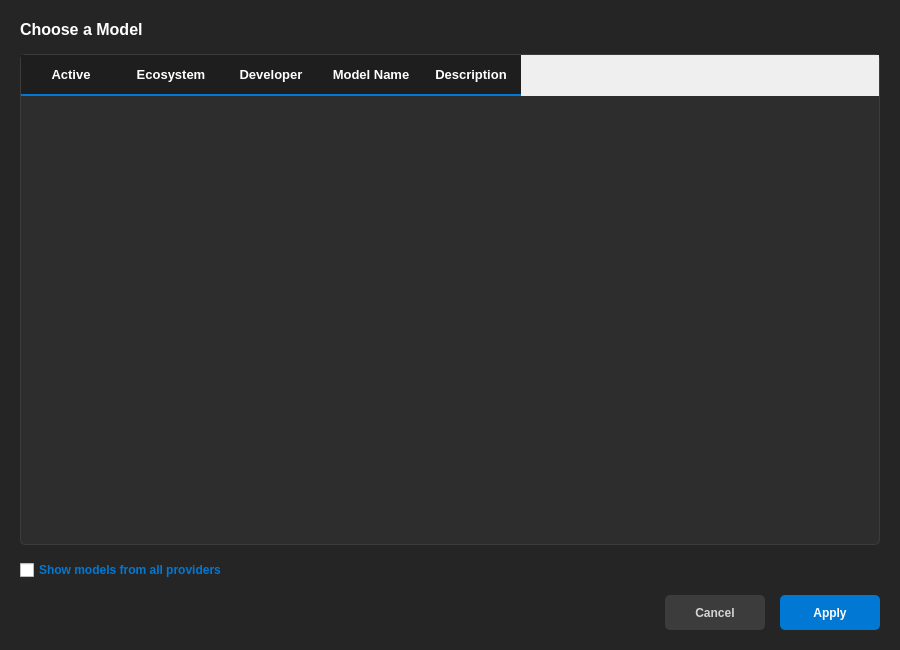
<?xml version="1.0" encoding="UTF-8"?>
<ui version="4.0">
 <class>ModelPopupDialog</class>
 <widget class="QDialog" name="ModelPopupDialog">
  <property name="geometry">
   <rect>
    <x>0</x>
    <y>0</y>
    <width>900</width>
    <height>650</height>
   </rect>
  </property>
  <property name="windowTitle">
   <string>Select a Model</string>
  </property>
  <property name="styleSheet">
   <string notr="true">QDialog {
    background-color: #252526;
    color: #d4d4d4;
}
QLabel {
    color: #ffffff;
    font-size: 16px;
    font-weight: bold;
}
/* TABLE STYLING */
QTableWidget {
    background-color: #2d2d2d;
    alternate-background-color: #252526;
    color: #d4d4d4;
    border: 1px solid #3c3c3c;
    border-radius: 5px;
    font-size: 13px;
    gridline-color: #3c3c3c;
}
QTableWidget::item {
    padding: 10px;
    border-bottom: 1px solid #3c3c3c;
}
/* THIS IS THE BLUE HIGHLIGHT WHEN YOU CLICK A ROW */
QTableWidget::item:selected {
    background-color: #0078d4;
    color: white;
}
QHeaderView::section {
    background-color: #1e1e1e;
    color: #ffffff;
    padding: 10px;
    border: none;
    border-bottom: 2px solid #0078d4;
    font-weight: bold;
    font-size: 13px;
}
QScrollBar:vertical {
    border: none;
    background: #2d2d2d;
    width: 10px;
    border-radius: 5px;
}
QScrollBar::handle:vertical {
    background: #555;
    border-radius: 5px;
}
QScrollBar::add-line:vertical, QScrollBar::sub-line:vertical {
    height: 0px;
}</string>
  </property>
  <property name="modal">
   <bool>true</bool>
  </property>
  <layout class="QVBoxLayout" name="dialog_layout">
   <property name="spacing">
    <number>15</number>
   </property>
   <property name="leftMargin">
    <number>20</number>
   </property>
   <property name="topMargin">
    <number>20</number>
   </property>
   <property name="rightMargin">
    <number>20</number>
   </property>
   <property name="bottomMargin">
    <number>20</number>
   </property>
   <item>
    <widget class="QLabel" name="title_label">
     <property name="text">
      <string>Choose a Model</string>
     </property>
    </widget>
   </item>
   <item>
    <widget class="QTableWidget" name="model_table">
     <property name="editTriggers">
      <set>QAbstractItemView::EditTrigger::NoEditTriggers</set>
     </property>
     <property name="alternatingRowColors">
      <bool>true</bool>
     </property>
     <property name="selectionMode">
      <enum>QAbstractItemView::SelectionMode::SingleSelection</enum>
     </property>
     <property name="selectionBehavior">
      <enum>QAbstractItemView::SelectionBehavior::SelectRows</enum>
     </property>
     <property name="verticalScrollMode">
      <enum>QAbstractItemView::ScrollMode::ScrollPerPixel</enum>
     </property>
     <property name="horizontalScrollMode">
      <enum>QAbstractItemView::ScrollMode::ScrollPerPixel</enum>
     </property>
     <property name="showGrid">
      <bool>false</bool>
     </property>
     <column>
      <property name="text">
       <string>Active</string>
      </property>
     </column>
     <column>
      <property name="text">
       <string>Ecosystem</string>
      </property>
     </column>
     <column>
      <property name="text">
       <string>Developer</string>
      </property>
     </column>
     <column>
      <property name="text">
       <string>Model Name</string>
      </property>
     </column>
     <column>
      <property name="text">
       <string>Description</string>
      </property>
     </column>
    </widget>
   </item>
   <item>
    <widget class="QCheckBox" name="show_all_cb">
     <property name="styleSheet">
      <string notr="true">color: #0078d4; font-weight: bold;</string>
     </property>
     <property name="text">
      <string>Show models from all providers</string>
     </property>
    </widget>
   </item>
   <item>
    <layout class="QHBoxLayout" name="button_layout">
     <item>
      <spacer name="horizontalSpacer">
       <property name="orientation">
        <enum>Qt::Orientation::Horizontal</enum>
       </property>
       <property name="sizeHint" stdset="0">
        <size>
         <width>40</width>
         <height>20</height>
        </size>
       </property>
      </spacer>
     </item>
     <item>
      <widget class="QPushButton" name="cancel_btn">
       <property name="minimumSize">
        <size>
         <width>100</width>
         <height>35</height>
        </size>
       </property>
       <property name="styleSheet">
        <string notr="true">QPushButton {
    background-color: #3c3c3c;
    border: none;
    border-radius: 5px;
    color: #d4d4d4;
    font-weight: bold;
}
QPushButton:hover {
    background-color: #505050;
}</string>
       </property>
       <property name="text">
        <string>Cancel</string>
       </property>
      </widget>
     </item>
     <item>
      <widget class="QPushButton" name="apply_btn">
       <property name="minimumSize">
        <size>
         <width>100</width>
         <height>35</height>
        </size>
       </property>
       <property name="styleSheet">
        <string notr="true">QPushButton {
    background-color: #0078d4;
    border: none;
    border-radius: 5px;
    color: white;
    font-weight: bold;
}
QPushButton:hover {
    background-color: #106ebe;
}</string>
       </property>
       <property name="text">
        <string>Apply</string>
       </property>
      </widget>
     </item>
    </layout>
   </item>
  </layout>
 </widget>
 <resources/>
 <connections>
  <connection>
   <sender>cancel_btn</sender>
   <signal>clicked()</signal>
   <receiver>ModelPopupDialog</receiver>
   <slot>reject()</slot>
   <hints>
    <hint type="sourcelabel">
     <x>449</x>
     <y>415</y>
    </hint>
    <hint type="destinationlabel">
     <x>299</x>
     <y>224</y>
    </hint>
   </hints>
  </connection>
 </connections>
</ui>
